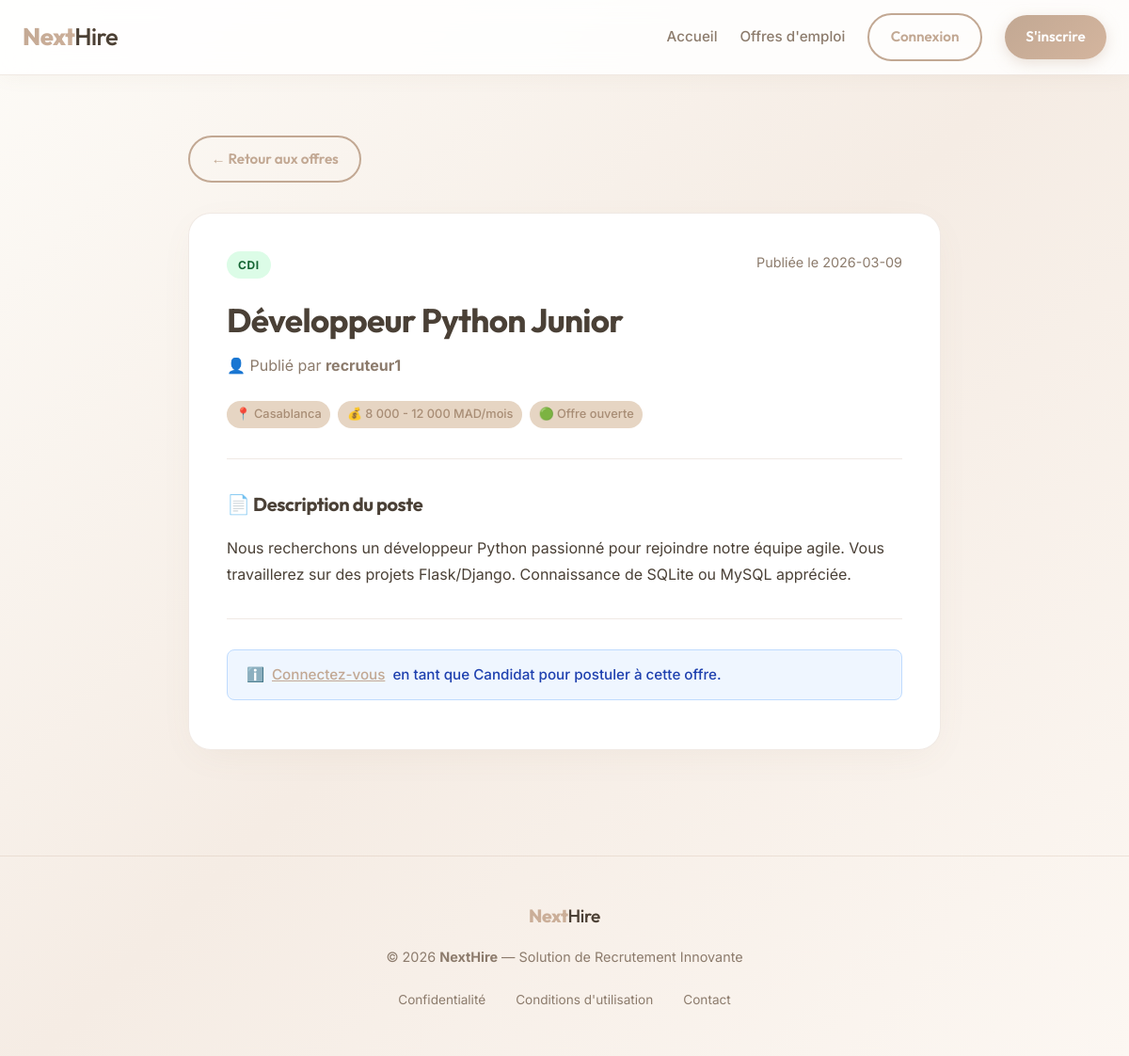
The page /offre/1 on the database its author committed.
### tables this page shows
CREATE TABLE offres (
    id              INTEGER PRIMARY KEY AUTOINCREMENT,
    titre           TEXT NOT NULL,
    description     TEXT NOT NULL,
    localisation    TEXT,           -- Ex: "Paris", "Casablanca", "Télétravail"
    type_contrat    TEXT,           -- Ex: "CDI", "CDD", "Stage", "Alternance"
    salaire         TEXT,           -- Ex: "30 000 - 35 000 MAD/an"
    statut          TEXT DEFAULT 'Ouverte', -- 'Ouverte' ou 'Fermée'
    recruteur_id    INTEGER NOT NULL,
    date_creation   TEXT DEFAULT (datetime('now')),
    FOREIGN KEY(recruteur_id) REFERENCES utilisateurs(id)
);

CREATE TABLE utilisateurs (
    id              INTEGER PRIMARY KEY AUTOINCREMENT,
    nom_utilisateur TEXT NOT NULL UNIQUE,
    email           TEXT NOT NULL UNIQUE,
    mot_de_passe    TEXT NOT NULL,
    role            TEXT NOT NULL,
    profil_cv       TEXT,       -- Sprint 3 : CV texte du candidat
    telephone       TEXT,       -- Sprint 3 : Téléphone du candidat
    date_creation   TEXT DEFAULT (datetime('now'))
);

### app.py (the view)
@app.route('/offre/<int:offre_id>')
def detail_offre(offre_id):
    conn = get_db_connection()
    offre = conn.execute(
        '''SELECT offres.*, utilisateurs.nom_utilisateur as recruteur_nom
           FROM offres
           JOIN utilisateurs ON offres.recruteur_id = utilisateurs.id
           WHERE offres.id = ?''',
        (offre_id,)
    ).fetchone()
    deja_postule = False
    if session.get('role') == 'Candidat':
        candidature = conn.execute(
            'SELECT id FROM candidatures WHERE candidat_id = ? AND offre_id = ?',
            (session['utilisateur_id'], offre_id)
        ).fetchone()
        deja_postule = candidature is not None
    conn.close()
    if not offre:
        flash("Cette offre n'existe pas.", "danger")
        return redirect(url_for('liste_offres'))
    return render_template('offre_detail.html', offre=offre, deja_postule=deja_postule)

### app.py (called while the page is built)
def get_db_connection():
    conn = sqlite3.connect('recrutement_simple.db')
    conn.row_factory = sqlite3.Row
    return conn

### app/templates/offre_detail.html (shortened to what this page needs)
{% extends "base.html" %}
{% block content %}
<section style="padding:3rem 0; max-width:800px; margin:0 auto;">
    <a href="{{ url_for('liste_offres') }}" class="btn btn-outline" style="margin-bottom:2rem; display:inline-flex;">
        ← Retour aux offres
    </a>
    <div class="offre-detail-card">
        <div style="display:flex; justify-content:space-between; align-items:start; flex-wrap:wrap; gap:1rem;">
            <span class="badge-contrat badge-{{ offre.type_contrat | lower | replace(' ','') }}">
                {{ offre.type_contrat or 'Type non précisé' }}
            </span>
            <span style="color:var(--text-muted); font-size:0.9rem;">
                Publiée le {{ offre.date_creation[:10] }}
            </span>
        </div>
        <h1 style="font-size:2.2rem; margin:1rem 0 0.5rem; color:var(--text-main);">
            {{ offre.titre }}
        </h1>
        <p style="color:var(--text-muted); margin-bottom:1.5rem;">
            👤 Publié par <strong>{{ offre.recruteur_nom }}</strong>
        </p>
        <div class="offre-details" style="margin-bottom:2rem;">
            {% if offre.localisation %}
                <span class="offre-tag">📍 {{ offre.localisation }}</span>
            {% endif %}
            {% if offre.salaire %}
                <span class="offre-tag">💰 {{ offre.salaire }}</span>
            {% endif %}
            <span class="offre-tag">
                {% if offre.statut == 'Ouverte' %}🟢 Offre ouverte{% else %}🔴 Offre fermée{% endif %}
            </span>
        </div>
        <hr style="border:0; border-top:1px solid var(--border-light); margin-bottom:2rem;">
        <h3 style="font-size:1.25rem; margin-bottom:1rem;">📄 Description du poste</h3>
        <p style="line-height:1.8; color:var(--text-main); white-space:pre-wrap;">{{ offre.description }}</p>
        <hr style="border:0; border-top:1px solid var(--border-light); margin:2rem 0;">
        {% if session.get('role') == 'Candidat' %}
            {% if offre.statut == 'Ouverte' %}
                {% if deja_postule %}
                    <div class="alert alert-success">
                        ✅ Vous avez déjà postulé à cette offre. Suivez l'état de votre candidature dans votre tableau de bord.
                    </div>
                    <a href="{{ url_for('tableau_de_bord') }}" class="btn btn-outline">
                        Voir mes candidatures →
                    </a>
                {% else %}
                    <div class="candidature-form-section">
                        <h3 style="font-size:1.25rem; margin-bottom:0.5rem;">📨 Postuler à cette offre</h3>
                        <p style="color:var(--text-muted); margin-bottom:1.5rem;">
                            Votre profil/CV sera automatiquement joint. Vous pouvez ajouter une lettre de motivation.
                        </p>
                        <!--
                            action="{{ url_for('postuler', offre_id=offre.id) }}"
                            → Envoie les données à la route /postuler/<offre_id> via POST
                        -->
                        <form method="POST" action="{{ url_for('postuler', offre_id=offre.id) }}">
                            <div class="form-group">
                                <label class="form-control-label" for="lettre">
                                    Lettre de motivation (optionnel)
                                </label>
                                <textarea
                                    name="lettre_motivation"
                                    id="lettre"
                                    rows="6"
                                    class="form-control"
                                    placeholder="Ex : Madame, Monsieur,&#10;Je suis très intéressé(e) par ce poste car...">
                                </textarea>
                            </div>
                            <button type="submit" class="btn btn-primary btn-block">
                                🚀 Envoyer ma candidature
                            </button>
                        </form>
                    </div>
                {% endif %}
            {% else %}
                <div class="alert alert-info">
                    ℹ️ Cette offre est actuellement fermée aux candidatures.
                </div>
            {% endif %}
        {% elif not session.get('utilisateur_id') %}
            <div class="alert alert-info">
                ℹ️ <a href="{{ url_for('connexion') }}" style="color:var(--primary);">Connectez-vous</a>
                en tant que Candidat pour postuler à cette offre.
            </div>
        {% else %}
            <div class="alert alert-info">
                ℹ️ Seuls les candidats peuvent postuler aux offres.
            </div>
        {% endif %}
    </div>
</section>
{% endblock %}

### app/static/css/style.css (style rules this page uses)
:root { --primary: #c2a893; --primary-dark: #a88d75; --secondary: #e6d5c3; --accent: #d4b59e; --bg-body: #fdfbf7; --bg-card: rgba(255, 255, 255, 0.97); --bg-input: #f8f4f0; --text-main: #4a4036; --text-muted: #8c7b6c; --text-light: #ffffff; --border-radius-sm: 8px; --border-radius-md: 16px; --border-radius-lg: 24px; --border-light: rgba(194, 168, 147, 0.25); --shadow-soft: 0 10px 40px -10px rgba(139, 115, 85, 0.08); --shadow-hover: 0 20px 50px -10px rgba(194, 168, 147, 0.25); --gradient-primary: linear-gradient(135deg, #c2a893 0%, #d4b59e 100%); --gradient-bg: linear-gradient(135deg, #fdfbf7 0%, #f5ece4 50%, #fcf7f2 100%); --shadow-premium: 0 25px 50px -12px rgba(139, 115, 85, 0.15); --glass-bg: rgba(255, 255, 255, 0.7); --glass-border: rgba(255, 255, 255, 0.4); --transition: all 0.5s cubic-bezier(0.23, 1, 0.32, 1); }
* { margin: 0; padding: 0; box-sizing: border-box; }
body { font-family: 'Inter', sans-serif; background: var(--gradient-bg); background-attachment: fixed; color: var(--text-main); line-height: 1.6; display: flex; flex-direction: column; min-height: 100vh; -webkit-font-smoothing: antialiased; }
h1, h2, h3, h4, h5, h6, .logo { font-family: 'Outfit', sans-serif; letter-spacing: -0.02em; }
.btn { display: inline-flex; align-items: center; justify-content: center; padding: 0.7rem 1.4rem; border-radius: 50px; text-decoration: none; font-weight: 600; font-family: 'Outfit', sans-serif; cursor: pointer; transition: var(--transition); border: none; font-size: 0.95rem; gap: 0.4rem; white-space: nowrap; }
.btn-outline { background: transparent; border: 2px solid var(--primary); color: var(--primary) !important; }
.offre-details { display: flex; gap: 0.5rem; flex-wrap: wrap; }
.offre-tag { font-size: 0.8rem; padding: 0.25rem 0.6rem; background: var(--secondary); color: var(--primary-dark); border-radius: 99px; font-weight: 500; }
.offre-detail-card { background: var(--bg-card); border-radius: var(--border-radius-lg); padding: 2.5rem; box-shadow: var(--shadow-soft); border: 1px solid var(--border-light); }
.badge-contrat { font-size: 0.75rem; font-weight: 700; padding: 0.3rem 0.75rem; border-radius: 99px; text-transform: uppercase; letter-spacing: 0.05em; }
.badge-cdi { background: #dcfce7; color: #166534; }
.alert { padding: 0.875rem 1.25rem; border-radius: var(--border-radius-sm); margin-bottom: 0.75rem; font-weight: 500; display: flex; align-items: center; gap: 0.5rem; animation: slideDown 0.3s ease-out; font-size: 0.95rem; }
.alert-info { background: #eff6ff; color: #1e40af; border: 1px solid #bfdbfe; }

### rows shown on the page
offres: type_contrat "CDI", date_creation "2026-03-09", titre "Développeur Python Junior", localisation "Casablanca", salaire "8 000 - 12 000 MAD/mois", description "Nous recherchons un développeur Python passionné pour rejoindre notre équipe agile. Vous travaillerez sur des projets Flask/Django. Connaissance de SQLite ou MySQL appréciée."
utilisateurs: recruteur_nom "recruteur1"
